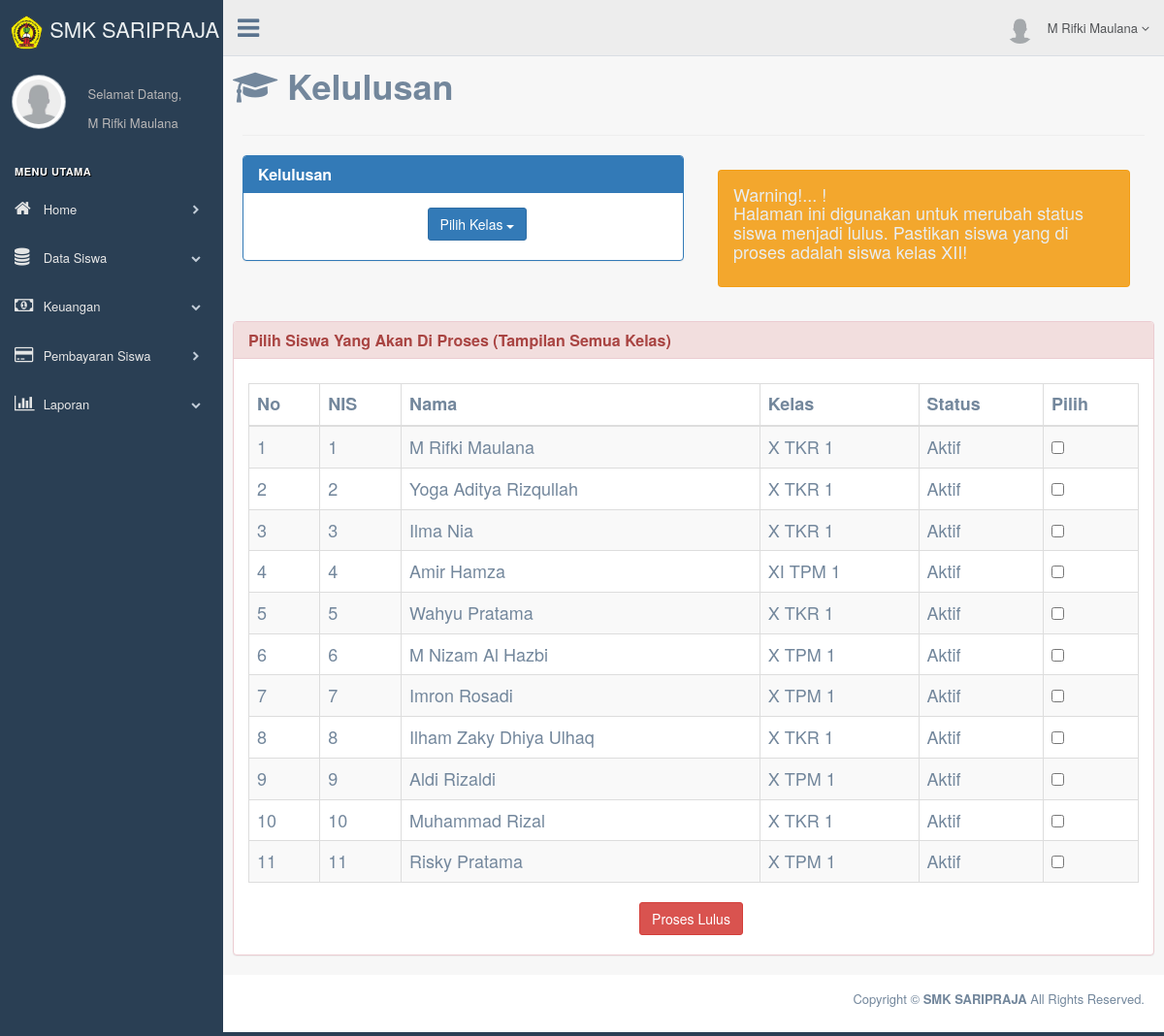
Page /production/kelulusan.php (signed in) on the committed database.
### tables this page shows
CREATE TABLE `siswa` (
  `nis` int(11) NOT NULL,
  `nisn` int(100) NOT NULL,
  `namasiswa` varchar(100) NOT NULL,
  `jeniskelamin` varchar(100) NOT NULL,
  `alamat` varchar(100) NOT NULL,
  `agama` varchar(100) NOT NULL,
  `kelas` varchar(100) NOT NULL,
  `status` varchar(100) NOT NULL DEFAULT 'Aktif'
);

### production/kelulusan.php (the view, shortened to what this page needs)
<?php
  $koneksi = new mysqli("localhost","root","","sidsaripraja");
?>
<!DOCTYPE html>
<html lang="en">
  <head>
    <link href="../vendors/bootstrap/dist/css/bootstrap.min.css" rel="stylesheet">
    <link href="../vendors/font-awesome/css/font-awesome.min.css" rel="stylesheet">
    <link href="../vendors/nprogress/nprogress.css" rel="stylesheet">
    <link href="../vendors/iCheck/skins/flat/green.css" rel="stylesheet">
    <link href="../vendors/bootstrap-progressbar/css/bootstrap-progressbar-3.3.4.min.css" rel="stylesheet">
    <link href="../vendors/jqvmap/dist/jqvmap.min.css" rel="stylesheet"/>
    <link href="../vendors/bootstrap-daterangepicker/daterangepicker.css" rel="stylesheet">
    <link href="../build/css/custom.min.css" rel="stylesheet">
  </head>
  <body class="nav-md">
    <div class="container body">
      <div class="main_container">
        <div class="col-md-3 left_col">
          <div class="left_col scroll-view">
            <div class="navbar nav_title" style="border: 0;">
              <a class="site_title"><img src="images/logo.png" width="35px" height="35px"><span> SMK SARIPRAJA</span></a>
            </div>
            <div class="profile clearfix">
              <div class="profile_pic">
               <img src="images/user.png" alt="..." class="img-circle profile_img">
              </div>
              <div class="profile_info">
                <span>Selamat Datang,</span> <br>
                <span><?php echo $_SESSION["admin"]["namaadmin"] ?></span>
              </div>
            </div>
            <br />
            <div id="sidebar-menu" class="main_menu_side hidden-print main_menu">
              <div class="menu_section">
                <h3>MENU UTAMA</h3>
                <ul class="nav side-menu">
                  <li><a href="index.php"><i class="fa fa-home"></i> Home <span class="fa fa-chevron-right"></span></a></li>
                  <li><a><i class="fa fa-database"></i> Data Siswa <span class="fa fa-chevron-down"></span></a>
                  </li>
                  <li><a><i class="fa fa-money"></i> Keuangan <span class="fa fa-chevron-down"></span></a>
                  </li>
                   <li><a href="pembayaransiswa.php"><i class="fa fa-credit-card"></i> Pembayaran Siswa <span class="fa fa-chevron-right"></span></a></li>
                  <li><a><i class="fa fa-bar-chart-o"></i> Laporan <span class="fa fa-chevron-down"></span></a>
                  </li>
                </ul>
              </div>
            </div>
          </div>
        </div>
        <div class="top_nav">
          <div class="nav_menu">
            <nav>
              <div class="nav toggle">
                <a id="menu_toggle"><i class="fa fa-bars"></i></a>
              </div>
              <ul class="nav navbar-nav navbar-right">
                <li class="">
                  <a href="javascript:;" class="user-profile dropdown-toggle" data-toggle="dropdown" aria-expanded="false">
                    <img src="images/user.png" alt="">
                    <?php echo $_SESSION["admin"]["namaadmin"] ?>
                    <span class=" fa fa-angle-down"></span>
                  </a>
                </li>
              </ul>
            </nav>
          </div>
        </div>
        <div class="right_col" role="main">
          <div class="row">
            <h1> <i class="fa fa-graduation-cap"></i> <strong> Kelulusan </strong> </h1>
          </div>
          <hr>
          <div class="row">
            <div class="col-md-6">
              <div class="panel panel-primary">
                <div class="panel-heading">
                  <h1 class="panel-title"><strong> Kelulusan </strong></h1>
                </div>
                <div class="panel-body">
                    <div class="row">
                      <div class="col-md-offset-5">
                        <div class="dropdown">
                          <button class="btn btn-primary dropdown-toggle" type="button" data-toggle="dropdown" aria-expanded ="true">Pilih Kelas
                            <span class="caret"></span>
                          </button>
                        </div>
                      </div>
                    </div>
                </div>
              </div>
            </div>
            <div class="col-md-6">
                <div class="panel-body">
                    <div class="alert alert-warning">
                      <h4>Warning!... !<br>
                      Halaman ini digunakan untuk merubah status siswa menjadi lulus. Pastikan siswa yang di proses adalah siswa kelas XII!</h4>
                    </div>
                  </div>
            </div>
          </div>
          <div class="row">
            <div class="panel panel-danger">
              <div class="panel-heading">
                   <h1 class="panel-title"><strong> Pilih Siswa Yang Akan Di Proses (Tampilan Semua Kelas) </strong></h1>
              </div>
              <div class="panel-body">
                <form method="post">
                <h4><table class="table table-bordered table-hover table-striped" id="datatabless">
                <thead>
                  <tr>
                    <th>No</th>
                    <th>NIS</th>
                    <th>Nama</th>
                    <th>Kelas</th>
                    <th>Status</th>
                    <th>Pilih</th>
                  </tr>
                </thead>
                  <tbody>
                    <?php $nomor=1; ?>
                    <?php  $query2 =  mysqli_query($koneksi, "SELECT * FROM siswa") ?>
                    <?php  if (mysqli_num_rows($query2)) { ?>
                    <?php  while($pecah = mysqli_fetch_array($query2)) { ?>
                    <tr>
                      <td><?php echo $nomor; ?></td>
                      <td><?php echo $pecah['nis']; ?></td>
                      <td><?php echo $pecah['namasiswa']; ?> </td>
                      <td><?php echo $pecah['kelas']; ?> </td>
                      <td><?php echo $pecah['status']; ?> </td>
                      <td>
                         <?php echo "<input type='checkbox' name='check_".$pecah['nis']."'>";?>
                      </td>
                    </tr>
                    <?php $nomor++; ?>
                    <?php } ?>
                    <?php } ?>
                  </tbody>
                </table> </h4>
                      <div class=text-center>
                        <button class="btn btn-danger" name="pindahh">Proses Lulus</button>
                      </div>
                  </form>
                  </div>
                </div>
              </div>
        </div>
        <footer>
          <div class="pull-right">
            <p>Copyright © <strong> SMK SARIPRAJA </strong> All Rights Reserved.</p>
          </div>
          <div class="clearfix"></div>
        </footer>
      </div>
    </div>
  </body>
</html>

### rows in the picture
siswa: nis "1", namasiswa "M Rifki Maulana", kelas "X TKR 1", status "Aktif"
siswa: nis "2", namasiswa "Yoga Aditya Rizqullah", kelas "X TKR 1", status "Aktif"
siswa: nis "3", namasiswa "Ilma Nia", kelas "X TKR 1", status "Aktif"
siswa: nis "4", namasiswa "Amir Hamza", kelas "XI TPM 1", status "Aktif"
siswa: nis "5", namasiswa "Wahyu Pratama", kelas "X TKR 1", status "Aktif"
siswa: nis "6", namasiswa "M Nizam Al Hazbi", kelas "X TPM 1", status "Aktif"
siswa: nis "7", namasiswa "Imron Rosadi", kelas "X TPM 1", status "Aktif"
siswa: nis "8", namasiswa "Ilham Zaky Dhiya Ulhaq", kelas "X TKR 1", status "Aktif"
siswa: nis "9", namasiswa "Aldi Rizaldi", kelas "X TPM 1", status "Aktif"
siswa: nis "10", namasiswa "Muhammad Rizal", kelas "X TKR 1", status "Aktif"
siswa: nis "11", namasiswa "Risky Pratama", kelas "X TPM 1", status "Aktif"

### other values in the picture
$_SESSION["admin"]["namaadmin"] "M Rifki Maulana"
